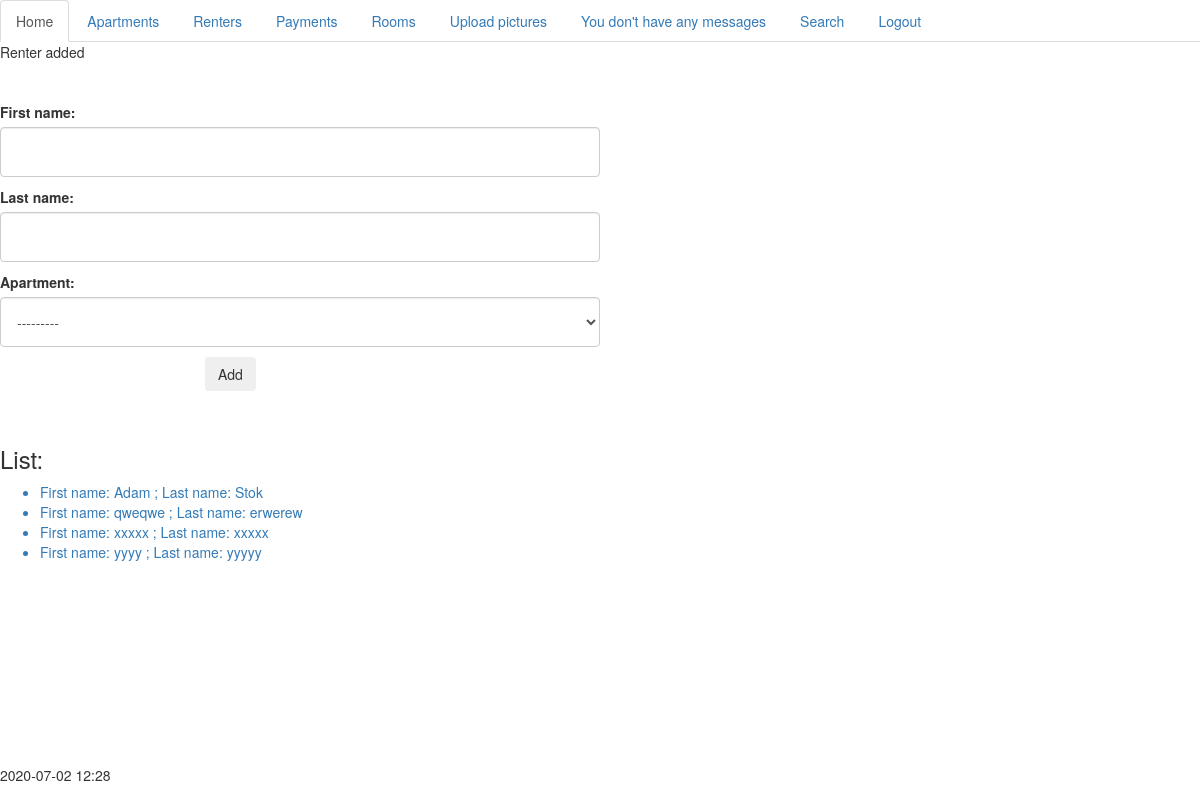
/renters/ (signed in), run on the app's committed database.
### handling/models.py (models this page shows, shortened)
class Renters(models.Model):
    first_name = models.CharField(max_length=100)
    last_name = models.CharField(max_length=100)
    apartment = models.OneToOneField(Apartments, on_delete=models.CASCADE)
    def __str__(self):
        return f'First name: {self.first_name} ; Last name: {self.last_name} '#; Apartment: {self.apartment}'
    def get_detail_url(self):
        return f'/renters/{self.id}/'

### handling/views.py (the view)
# urls.py: path('renters/', views.CreateRentersView.as_view(), name='renters'),
class CreateRentersView(LoginRequiredMixin,CreateView):
    model = Renters
    template_name = 'obj_list.html'
    success_url = reverse_lazy('renters')
    fields = ['first_name','last_name','apartment']
    def get_context_data(self, **kwargs):
        context = super().get_context_data(**kwargs)
        context.update({'objects':Renters.objects.all(),'komunikat':'Renter added'})
        return context

### handling/extra_context.py (called while the page is built)
def get_messages(request):
    if Messages.objects.all():
        return {'mess':'You have messages'}
    else:
        return {'mess': "You don't have any messages"}

### handling/models.py (called while the page is built)
    def __str__(self):
        return f'Name: {self.name} ; Address: {self.address}'

### normalview/extra_context.py (called while the page is built)
def show_time(request):
    now = datetime.now()
    two_hours_timezone = datetime.now() + timedelta(hours=2)
    hour = '{:%H:%M}'.format(two_hours_timezone)
    return {'now':now.strftime("%Y-%m-%d"),'hour':hour}

### handling/templates/obj_list.html (shortened to what this page needs)
{% extends 'base.html' %}
{% block content %}
{{ komunikat }}<br><br><br>
<div class="form-group">
<form class="form-horizontal" method="POST" >
    {{ form.as_p }}
    <div class="form-group">
      <div class="col-sm-offset-2 col-sm-10">
        <button type="submit" class="btn btn-default">Add</button>
      </div>
    </div>
</form>
</div>
<br>
{% if objects %}
<h3>List:</h3>
<ul>
{% for object in objects %}
    <a href="{{ object.get_detail_url }}"> <li class="{{ class }}"> {{ object }}</li></a>
{% endfor %}
</ul>
{% endif %}
{% endblock %}

### data on the page
Renters: first_name+last_name "First name: Adam ; Last name: Stok"
Renters: first_name+last_name "First name: qweqwe ; Last name: erwerew"
Renters: first_name+last_name "First name: xxxxx ; Last name: xxxxx"
Renters: first_name+last_name "First name: yyyy ; Last name: yyyyy"

### other printed values
{{ mess }} "You don't have any messages"
{{ komunikat }} "Renter added"
{{ now }} "2020-07-02"
